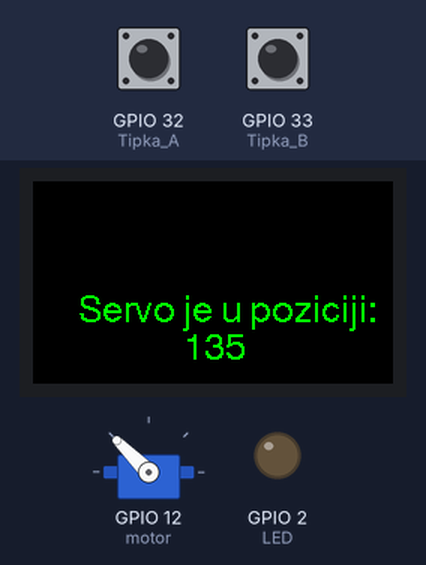
The sketch below on a simulated ESP32. On the bench: servo, 240×135 colour display, output pins drawn as LEDs (lit = HIGH). Inputs (shaded band) come from the test bench; at power-on: GPIO 32 (Tipka_A) HIGH, GPIO 33 (Tipka_B) HIGH.

Above: at 1.3 s.
1.4 s: GPIO 32 (Tipka_A) pulled LOW for 1 s
At 3.1 s:
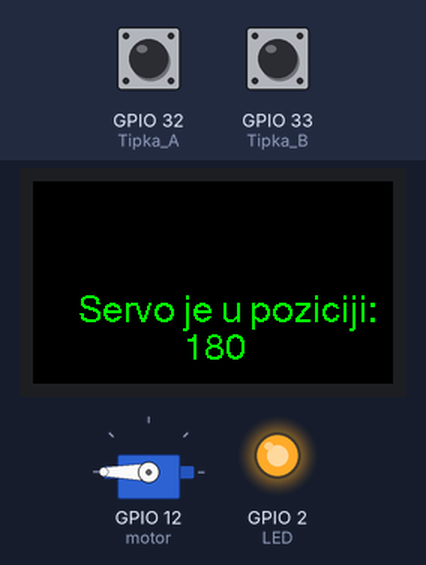
3.9 s: GPIO 33 (Tipka_B) pulled LOW for 3.2 s
At 7.3 s:
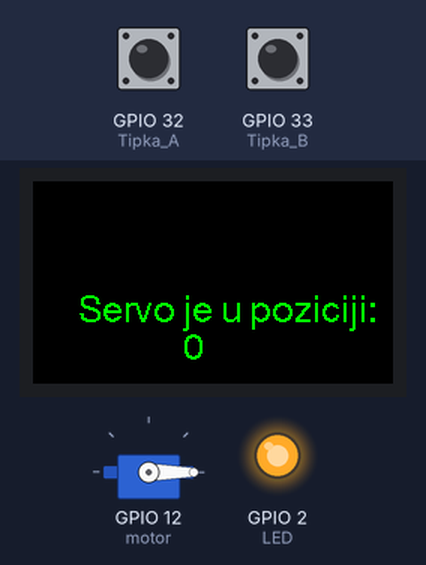
8.6 s: GPIO 32 (Tipka_A) pulled LOW for 0.15 s
At 9.5 s:
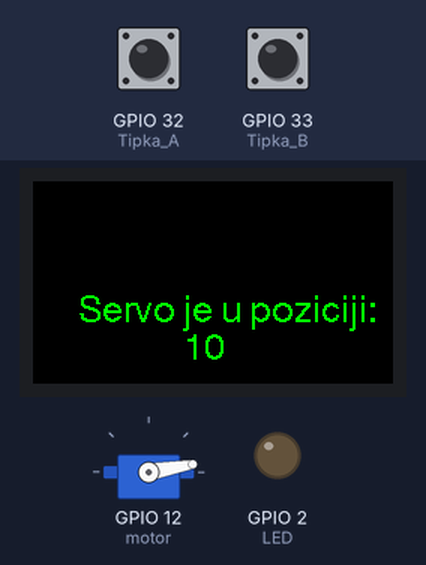
11.7 s: GPIO 32 (Tipka_A) pulled LOW for 3.2 s
At 11.91 s:
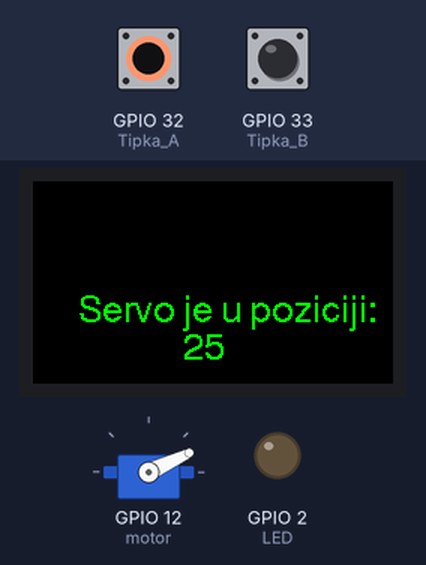
16.4 s: GPIO 33 (Tipka_B) pulled LOW for 0.15 s
At 17.7 s:
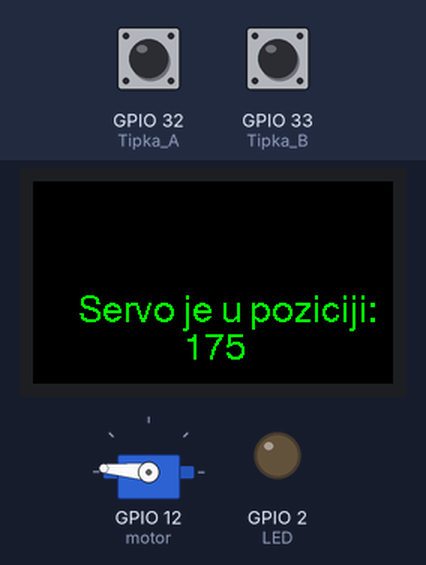
18.0 s: GPIO 33 (Tipka_B) pulled LOW for 1 s
At 20.0 s:
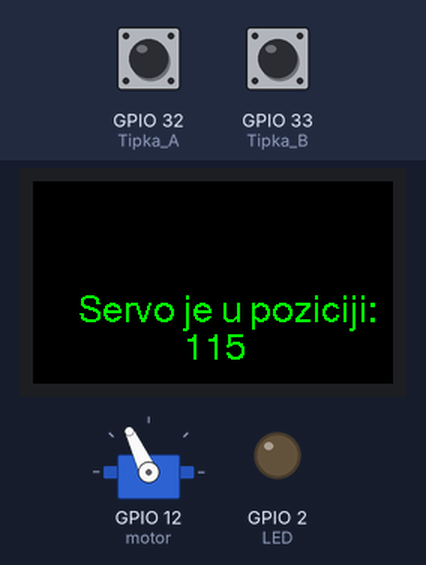
Timing chart, 0 to 21.5 s (numbered marks = the images above; inputs shaded):
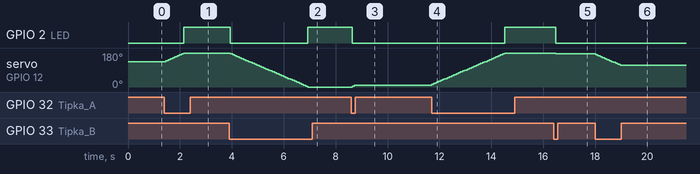

The sketch:

Servo_tipke_AiB.ino
```cpp
//////////////////////////////////////VIDI////////////////////////////////////////
//////////////////////////////////////////////////////////////////////////////////
///////////////////////////////////16.1.2020./////////////////////////////////////
////////IZRADIO://////IVOR///S.///////////////////////////////////////////////////
//////////////////////////////////////////////////////////////////////////////////
///Pritiskom na Tipku A servo motor se postavlja u poziciju 180°//////////////////
///Pritiskom na Tipku B servo motor se postavlja u poziciju 0°////////////////////
///Ako se servo motor nalazi u poziciji 0° ili 180°, svijetli LEDica status///////
///Program se osvjezava svakih 50mS///////////////////////////////////////////////
//////////////////////////////////////////////////////////////////////////////////

#include <TFT_eSPI.h>
#include <ESP32Servo.h>

Servo motor;                               //Servo naziva motor
const int Tipka_A = 32;                    //Tipka A
const int Tipka_B = 33;                    //Tipka B
const int LED = 2;                         //LEDica za status (plava)
int Stanje_Tipka_A;                        //Varijabla int za stanje tipke A
int Stanje_Tipka_B;                        //Varijabla int za stanje tipke B
TFT_eSPI zaslon = TFT_eSPI();              //Ime ekrana - zaslon
int pozicija = 135;                        //pozicija servo motora

void setup() {
  motor.attach(12);                        //Servo spojen na GPIO 12
  motor.write(pozicija);                   //Postavi motor na srednju poziciju 135°
  pinMode(Tipka_A, INPUT_PULLUP);          //Tipka A, ulazni podatak
  pinMode(Tipka_B, INPUT_PULLUP);          //Tipka B, ulazni podatak
  pinMode(LED, OUTPUT);                    //LEDica, izlaz
  zaslon.init();                           //inicijalizacija zaslona
  zaslon.setRotation(3);                   //orijentacija zaslona (vodoravno, ispravno kada se drzi plocica u rukama)
  pinMode(LED, OUTPUT);                    //LEDica, izlaz
  zaslon.fillScreen(TFT_BLACK);            //Pozadina zaslona - crna
}

void loop() {
  Stanje_Tipka_A = digitalRead(Tipka_A);   //Ocitaj stanje tipke A
  Stanje_Tipka_B = digitalRead(Tipka_B);   //Ocitaj stanje tipke B

  if(!Stanje_Tipka_A){                     //Tipka_A smanjuje servo u poziciju za 5°
    pozicija+=5;
  }
  if(!Stanje_Tipka_B){                     //Tipka_B povečava servo u poziciju za 5°
    pozicija-=5;
  }

  if(pozicija<0){                          //Ako je pozicija manja od 0, postavi ju na 0
    pozicija=0;
  }
  if(pozicija>180){                        //Ako je pozicija veća od 180, postavi ju na 180
    pozicija=180;
  }

  motor.write(pozicija);                   //Postavi motor na poziciju varijable
  if((motor.read() == 0) or (motor.read() == 180))   //Ledica je upaljena dok je servo u krajnjim pozicijama
  {
    digitalWrite(LED, HIGH);
  } else
  {
    digitalWrite(LED, LOW);
  }
    zaslon.fillScreen(TFT_BLACK);                        //Pozadina crna
    zaslon.setCursor(30, 75);                            //Pozicioniraj kursor na ekranu
    zaslon.setTextColor(TFT_GREEN);                      //Postavi boju teksta u Zelenu
    zaslon.setTextFont(4);                               //Font velicine 4
    zaslon.println("Servo je u poziciji: ");
    zaslon.setCursor(100, 100);
    zaslon.println(motor.read());                         //Ispis teksta pozicije servo motora
  delay(50);                               //Pauza 50mS zbog stabilnosti
}
```

Measured:
- after the input at 1.4 s, GPIO 2 (LED): LOW → HIGH after 0.75 s; servo on GPIO 12 (motor): moves from 135° to 180° over 0.68 s, starting after 0.06 s; the display: first changes after 0.10 s (image 1 shows a later state)
- after the input at 3.9 s, GPIO 2 (LED): HIGH → LOW at once, → HIGH 3.0 s later; servo on GPIO 12 (motor): moves from 180° to 0° over 3.0 s, starting at once; the display: first changes after 0.08 s (image 2 shows a later state)
- after the input at 8.6 s, GPIO 2 (LED): HIGH → LOW at once; servo on GPIO 12 (motor): 0° → 5° at once, → 10° 0.09 s later; the display: first changes after 0.07 s (image 3 shows a later state)
- after the input at 11.7 s, GPIO 2 (LED): LOW → HIGH after 2.8 s; servo on GPIO 12 (motor): moves from 10° to 180° over 2.8 s, starting at once; the display: first changes at once (image 4 shows a later state)
- after the input at 16.4 s, GPIO 2 (LED): HIGH → LOW after 0.09 s; servo on GPIO 12 (motor): 180° → 175° after 0.09 s; the display: changes after 0.12 s (image 5)
- after the input at 18.0 s, servo on GPIO 12 (motor): moves from 175° to 115° over 0.94 s, starting at once; the display: first changes after 0.06 s (image 6 shows a later state)
